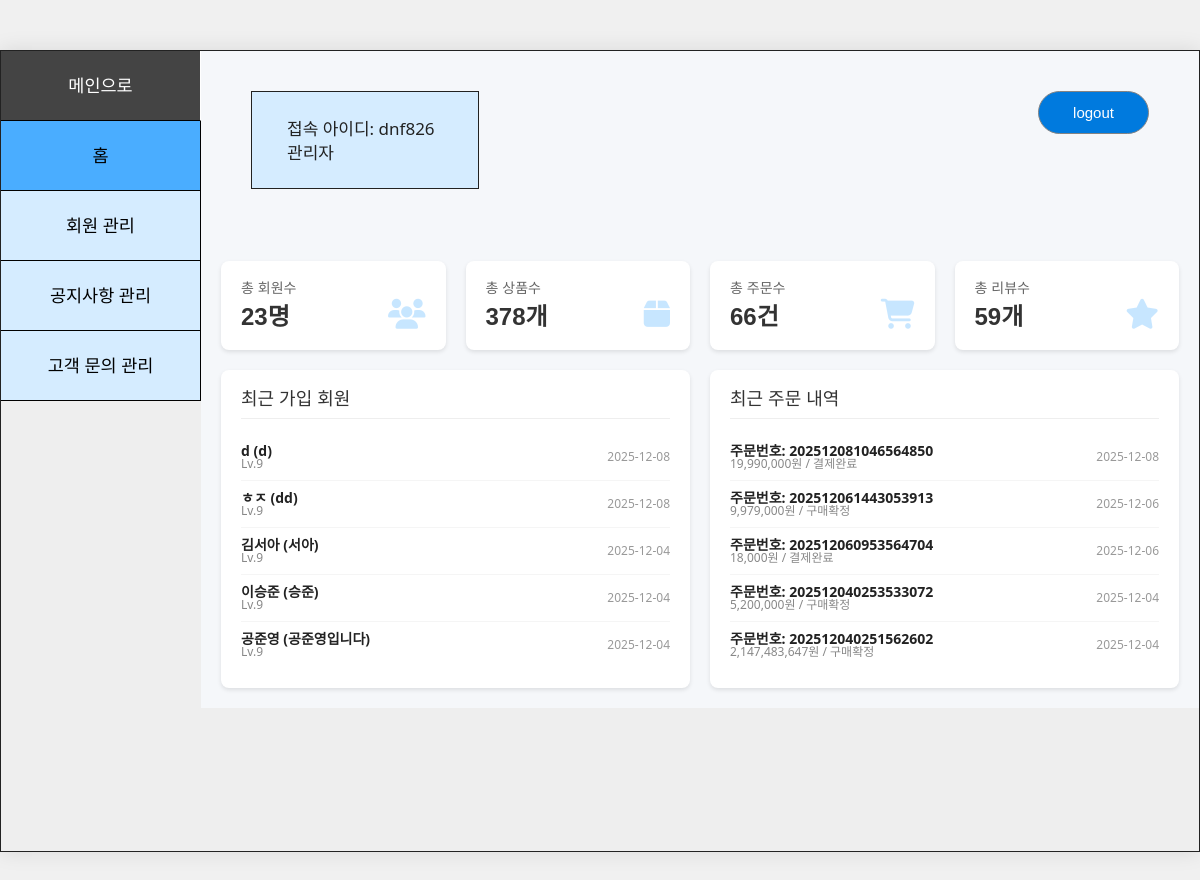
Screenshot of /manager_home.php (signed in) with the database file from the repository.
### tables this page shows
CREATE TABLE `members` (
  `num` int(11) NOT NULL AUTO_INCREMENT,
  `id` char(15) NOT NULL,
  `pass` varchar(450) NOT NULL,
  `name` char(10) NOT NULL,
  `phone` char(20) NOT NULL,
  `birth` char(20) DEFAULT NULL,
  `email` char(80) DEFAULT NULL,
  `refferer` char(15) DEFAULT NULL,
  `regist_day` char(20) NOT NULL,
  `level` int(11) NOT NULL,
  `point` int(11) NOT NULL,
  PRIMARY KEY (`num`)
);

CREATE TABLE `pay` (
  `order_id` varchar(50) NOT NULL,
  `orderer_name` char(10) NOT NULL,
  `orderer_email` char(80) NOT NULL,
  `orderer_phone` char(20) NOT NULL,
  `Recipient_name` char(10) NOT NULL,
  `zip_code` char(5) NOT NULL,
  `address1` varchar(50) NOT NULL,
  `address2` varchar(50) NOT NULL,
  `Recipient_phone` char(20) NOT NULL,
  `message` varchar(20) DEFAULT NULL,
  `member_id` char(15) NOT NULL,
  `order_contents` longtext DEFAULT NULL,
  `review` char(1) NOT NULL DEFAULT 'N',
  `status` varchar(20) DEFAULT '결제완료',
  `total_price` int(11) DEFAULT 0,
  `order_date` datetime DEFAULT current_timestamp(),
  `used_point` int(11) DEFAULT 0,
  PRIMARY KEY (`order_id`),
  KEY `idx_pay_member_id` (`member_id`),
  KEY `idx_pay_order_date` (`order_date`)
);

### inc/db.php (called while the page is built, shortened)
<?php
function db_get_pdo()
{
    $host = 'localhost';
    $port = '3306';
    $dbname = 'exmall';
    $charset = 'utf8';
    $username = 'root';
    $db_pw = "";
    $dsn = "mysql:host=$host;port=$port;dbname=$dbname;charset=$charset";
    try {
        $pdo = new PDO($dsn, $username, $db_pw, [
            PDO::ATTR_ERRMODE => PDO::ERRMODE_EXCEPTION,
            PDO::ATTR_DEFAULT_FETCH_MODE => PDO::FETCH_ASSOC
        ]);
        return $pdo;
    } catch (PDOException $e) {
        throw new Exception("DB 연결 실패: " . $e->getMessage());
    }
}
function db_select($query, $param = array()){
    $pdo = db_get_pdo();
    try {
        $st = $pdo->prepare($query);
        $st->execute($param);
        $result = $st->fetchAll(PDO::FETCH_ASSOC);
        return $result ?: [];
    } catch (PDOException $ex) {
        error_log("DB SELECT Error: " . $ex->getMessage() . " | Query: " . $query);
        return [];
    } finally {
        $pdo = null;
    }
}
?>

### manager_home.php (the view, shortened to what this page needs)
<?php
require_once 'inc/db.php';
$count_members = db_select("SELECT COUNT(*) as cnt FROM members")[0]['cnt'];
$count_products = db_select("SELECT COUNT(*) as cnt FROM contents")[0]['cnt'];
$count_reviews = db_select("SELECT COUNT(*) as cnt FROM review")[0]['cnt'];
$count_orders = db_select("SELECT COUNT(*) as cnt FROM pay")[0]['cnt'];
$recent_members = db_select("SELECT * FROM members ORDER BY regist_day DESC LIMIT 5");
$recent_orders = db_select("SELECT * FROM pay ORDER BY order_date DESC LIMIT 5");
?>
<!DOCTYPE html>
<html lang="ko">
<head>
    <link rel="stylesheet" href="css/style.css?v=<?= time() ?>">
    <link rel="stylesheet" href="css/manager.css?v=<?= time() ?>">
    <link rel="stylesheet" href="https://cdnjs.cloudflare.com/ajax/libs/font-awesome/6.5.1/css/all.min.css">
</head>
<body id="manager_body">
    <main class="manager_wrapper home">
        <div class="main_menu_wrapper">
            <a href="index.php">
                <div class="menu" style="background-color: #444; color: white;"> 메인으로 </div>
            </a>
            <a href="manager_home.php">
                <div class="menu" style="background-color: rgb(74 173 255);"> 홈 </div>
            </a>
            <a href="manager_member.php">
                <div class="menu"> 회원 관리 </div>
            </a>
            <a href="manager_notice.php">
                <div class="menu"> 공지사항 관리 </div>
            </a>
            <a href="manager_inquiry.php">
                <div class="menu"> 고객 문의 관리 </div>
            </a>
        </div>
        <div class="main_display">
            <header>
                <div class="login_info">
                    <span class="on_id"> 접속 아이디: <?= $_SESSION['member_id'] ?> </span>
                    <span class="on_dep"> 관리자 </span>
                </div>
                <a href="logout.php"><button class="logout"> logout </button></a>
            </header>
            <section class="contents" style="padding: 0;">
                <div class="dashboard-stats">
                    <div class="stat-card">
                        <h3>총 회원수</h3>
                        <div class="number"><?= number_format($count_members) ?>명</div>
                        <div class="icon"><i class="fas fa-users"></i></div>
                    </div>
                    <div class="stat-card">
                        <h3>총 상품수</h3>
                        <div class="number"><?= number_format($count_products) ?>개</div>
                        <div class="icon"><i class="fas fa-box"></i></div>
                    </div>
                    <div class="stat-card">
                        <h3>총 주문수</h3>
                        <div class="number"><?= number_format($count_orders) ?>건</div>
                        <div class="icon"><i class="fas fa-shopping-cart"></i></div>
                    </div>
                    <div class="stat-card">
                        <h3>총 리뷰수</h3>
                        <div class="number"><?= number_format($count_reviews) ?>개</div>
                        <div class="icon"><i class="fas fa-star"></i></div>
                    </div>
                </div>
                <div class="dashboard-grid">
                    <div class="dashboard-section">
                        <h2>최근 가입 회원</h2>
                        <ul class="recent-list">
                            <?php foreach ($recent_members as $m): ?>
                            <li>
                                <div class="info">
                                    <span class="primary"><?= $m['name'] ?> (<?= $m['id'] ?>)</span>
                                    <span class="secondary">Lv.<?= $m['level'] ?></span>
                                </div>
                                <span class="date"><?= substr($m['regist_day'], 0, 10) ?></span>
                            </li>
                            <?php endforeach; ?>
                        </ul>
                    </div>
                    <div class="dashboard-section">
                        <h2>최근 주문 내역</h2>
                        <ul class="recent-list">
                            <?php foreach ($recent_orders as $o): ?>
                            <li>
                                <div class="info">
                                    <span class="primary">주문번호: <?= $o['order_id'] ?></span>
                                    <span class="secondary"><?= number_format($o['total_price']) ?>원 / <?= $o['status'] ?></span>
                                </div>
                                <span class="date"><?= substr($o['order_date'], 0, 10) ?></span>
                            </li>
                            <?php endforeach; ?>
                        </ul>
                    </div>
                </div>
            </section>
        </div>
    </main>
</body>
</html>

### css/style.css (style rules this page uses)
:root { --font-blackhan: "Black Han Sans", sans-serif; --font-jua: "Jua", sans-serif; --font-fredoka: "Fredoka", sans-serif; --mk-red: #e60000; --mk-red-2: #ff1a1a; --content-w: 1200px; --header-h: 72px; --banner-h: 340px; }
html, body { margin:0; padding:0; font-family: "Noto Sans KR", sans-serif; color:#222; background:#fff; }
.main_menu_wrapper { width:100%; }

### css/manager.css (style rules this page uses)
#manager_body { display: flex; justify-content: center; align-items: flex-start; padding-top: 50px; padding-bottom: 50px; width: 100%; min-height: 100vh; background-color: #f0f0f0; }
#manager_body .manager_wrapper { width: 1200px; min-height: 700px; height: auto; background-color: #eeeeee; display: flex; align-items: stretch; border: solid; border-width: 0.5px; box-shadow: 0 0 20px rgba(0,0,0,0.1); }
#manager_body .manager_wrapper .main_menu_wrapper { width: 200px; height: 100%; background: #eeeeee; display: flex; flex-direction: column; border-right: solid; border-width: 0.5px; }
#manager_body .manager_wrapper .main_menu_wrapper .menu { display: flex; box-sizing: border-box; width: 200px; height: 70px; background: rgb(213, 236, 255); border-bottom: 1px solid #000000; border-right: solid; border-width: 0.5px; justify-content: center; align-items: center; font-size: 17.5px; }
#manager_body .manager_wrapper .main_display { width: calc(100% - 200px); height: 100%; }
#manager_body .manager_wrapper .main_display header { box-sizing: border-box; width: 100%; height: 190px; display: flex; justify-content: space-between; padding: 40px 50px; }
#manager_body .manager_wrapper .main_display header .login_info { display: flex; flex-direction: column; width: 228px; height: 98px; justify-content: center; align-items: flex-start; padding-left: 35px; background: rgb(213, 236, 255); border: solid; border-width: 0.5px; }
#manager_body .manager_wrapper .main_display header .login_info .on_dep { margin-top: 7px; }
#manager_body .manager_wrapper .main_display header .logout { width: 111px; height: 43px; font-size: 15px; color: #ffffff; background: rgb(0, 122, 222); border-radius: 40px; border: 1px solid #838383; cursor: pointer; }
#manager_body .manager_wrapper .main_display .contents { width: 100%; height: calc(100% - 205px); display: flex; flex-direction: column; }
.dashboard-stats { display: grid; grid-template-columns: repeat(4, 1fr); gap: 20px; padding: 20px; }
.stat-card { background: white; padding: 20px; border-radius: 8px; box-shadow: 0 2px 4px rgba(0,0,0,0.1); display: flex; flex-direction: column; justify-content: space-between; }
.stat-card h3 { font-size: 14px; color: #666; margin-bottom: 10px; }
.stat-card .number { font-size: 24px; font-weight: bold; color: #333; }
.stat-card .icon { font-size: 30px; color: #4aadff; align-self: flex-end; margin-top: -30px; opacity: 0.3; }
.dashboard-grid { display: grid; grid-template-columns: 1fr 1fr; gap: 20px; padding: 0 20px 20px 20px; }
.dashboard-section { background: white; border-radius: 8px; box-shadow: 0 2px 4px rgba(0,0,0,0.1); padding: 20px; }
.dashboard-section h2 { font-size: 18px; margin-bottom: 15px; border-bottom: 1px solid #eee; padding-bottom: 10px; color: #333; }
.recent-list { list-style: none; padding: 0; }
.recent-list li { padding: 10px 0; border-bottom: 1px solid #f5f5f5; display: flex; justify-content: space-between; align-items: center; }
.recent-list li:last-child { border-bottom: none; }
.recent-list .info { display: flex; flex-direction: column; }
.recent-list .primary { font-weight: bold; font-size: 14px; }
.recent-list .secondary { font-size: 12px; color: #888; }
.recent-list .date { font-size: 12px; color: #999; }

### css/inc/hot_issue.css (style rules this page uses)
a { text-decoration: none; color: black; }

### rows the page displays
members: name "d", id "d", level "9", regist_day "2025-12-08"
members: name "ㅎㅈ", id "dd", level "9", regist_day "2025-12-08"
members: name "김서아", id "서아", level "9", regist_day "2025-12-04"
members: name "이승준", id "승준", level "9", regist_day "2025-12-04"
members: name "공준영", id "공준영입니다", level "9", regist_day "2025-12-04"
pay: order_id "202512081046564850", total_price "19,990,000", status "결제완료", order_date "2025-12-08"
pay: order_id "202512061443053913", total_price "9,979,000", status "구매확정", order_date "2025-12-06"
pay: order_id "202512060953564704", total_price "18,000", status "결제완료", order_date "2025-12-06"
pay: order_id "202512040253533072", total_price "5,200,000", status "구매확정", order_date "2025-12-04"
pay: order_id "202512040251562602", total_price "2,147,483,647", status "구매확정", order_date "2025-12-04"

### other values shown
$_SESSION['member_id'] "dnf826"
$count_members "23"
$count_products "378"
$count_orders "66"
$count_reviews "59"
